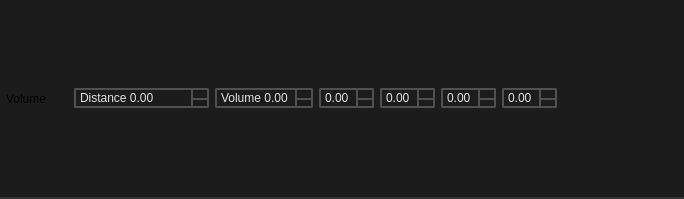
<?xml version="1.0" encoding="UTF-8"?>
<ui version="4.0">
 <class>PropertyWidet</class>
 <widget class="QWidget" name="PropertyWidet">
  <property name="geometry">
   <rect>
    <x>0</x>
    <y>0</y>
    <width>684</width>
    <height>199</height>
   </rect>
  </property>
  <property name="minimumSize">
   <size>
    <width>0</width>
    <height>48</height>
   </size>
  </property>
  <property name="maximumSize">
   <size>
    <width>16777215</width>
    <height>169999</height>
   </size>
  </property>
  <property name="windowTitle">
   <string>Form</string>
  </property>
  <property name="styleSheet">
   <string notr="true"/>
  </property>
  <layout class="QHBoxLayout" name="horizontalLayout">
   <property name="spacing">
    <number>0</number>
   </property>
   <property name="leftMargin">
    <number>0</number>
   </property>
   <property name="topMargin">
    <number>0</number>
   </property>
   <property name="rightMargin">
    <number>0</number>
   </property>
   <property name="bottomMargin">
    <number>0</number>
   </property>
   <item>
    <widget class="QFrame" name="frame">
     <property name="styleSheet">
      <string notr="true">.QFrame {
    font: 580 10pt &quot;Segoe UI&quot;;
    border: 2px solid black;
    border-radius: 0px;
    border-left: 0px;
    border-right: 0px;
	border-top: 0px;
    border-color: rgba(50, 50, 50, 255);
    padding: 8px;
    padding-left: 6px;
    padding-right: 6px;
    color: #E3E3E3;
    background-color: #1C1C1C;
}

.QFrame::hover {
}
.QFrame::selected {
    background-color: #414956;
}</string>
     </property>
     <property name="frameShape">
      <enum>QFrame::StyledPanel</enum>
     </property>
     <property name="frameShadow">
      <enum>QFrame::Raised</enum>
     </property>
     <property name="lineWidth">
      <number>0</number>
     </property>
     <layout class="QHBoxLayout" name="horizontalLayout_2">
      <property name="spacing">
       <number>16</number>
      </property>
      <property name="leftMargin">
       <number>0</number>
      </property>
      <property name="topMargin">
       <number>0</number>
      </property>
      <property name="rightMargin">
       <number>0</number>
      </property>
      <property name="bottomMargin">
       <number>0</number>
      </property>
      <item>
       <widget class="QLabel" name="label">
        <property name="styleSheet">
         <string notr="true">border:0px;
background-color: rgba(255, 255, 255, 0);</string>
        </property>
        <property name="text">
         <string>Volume</string>
        </property>
       </widget>
      </item>
      <item>
       <widget class="QFrame" name="frame_2">
        <property name="styleSheet">
         <string notr="true">.QFrame {
    font: 580 10pt &quot;Segoe UI&quot;;
    border: 2px solid black;
    border-radius: 0px;
    border-left: 0px;
    border-right: 0px;
	border-top: 0px;
border-bottom: 0px;
    border-color: rgba(50, 50, 50, 255);
    padding: 8px;
    padding-left: 6px;
    padding-right: 6px;
    color: #E3E3E3;
    background-color: #1C1C1C;
}

.QFrame::hover {
}
.QFrame::selected {
    background-color: #414956;
}</string>
        </property>
        <property name="frameShape">
         <enum>QFrame::StyledPanel</enum>
        </property>
        <property name="frameShadow">
         <enum>QFrame::Raised</enum>
        </property>
        <layout class="QVBoxLayout" name="verticalLayout">
         <property name="spacing">
          <number>6</number>
         </property>
         <property name="leftMargin">
          <number>0</number>
         </property>
         <property name="topMargin">
          <number>0</number>
         </property>
         <property name="rightMargin">
          <number>0</number>
         </property>
         <property name="bottomMargin">
          <number>0</number>
         </property>
         <item>
          <widget class="QFrame" name="frame_3">
           <property name="frameShape">
            <enum>QFrame::StyledPanel</enum>
           </property>
           <property name="frameShadow">
            <enum>QFrame::Raised</enum>
           </property>
           <layout class="QHBoxLayout" name="horizontalLayout_3">
            <property name="leftMargin">
             <number>0</number>
            </property>
            <property name="topMargin">
             <number>0</number>
            </property>
            <property name="rightMargin">
             <number>0</number>
            </property>
            <property name="bottomMargin">
             <number>0</number>
            </property>
            <item>
             <widget class="QDoubleSpinBox" name="distance">
              <property name="styleSheet">
               <string notr="true">QDoubleSpinBox {
    font: 580 10pt &quot;Segoe UI&quot;;
    border: 2px solid black;
    border-radius: 2px;
    border-color: rgba(80, 80, 80, 255);
    padding-left: 2px;
    padding-right: 2px;
    color: #E3E3E3;
    background-color: #1C1C1C;
}

QDoubleSpinBox:focus {
}

QDoubleSpinBox:hover {
}

QDoubleSpinBox:pressed {
	background-color: #121212;
}

QDoubleSpinBox::up-button {
    border: 0px solid black;
    subcontrol-origin: border;
    subcontrol-position: top right;
    border-left: 2px solid black;
    border-bottom: 0px solid black;
    border-top-right-radius: 2px;
    border-color: rgba(80, 80, 80, 255);
	width:16px;
    margin:0px;
}

QDoubleSpinBox::up-arrow {
    image: url(://icons/arrow_drop_up_24dp_9D9D9D_FILL0_wght400_GRAD0_opsz24.svg);
    width: 20px;
    height: 20px;
}

QDoubleSpinBox::down-button {
    subcontrol-origin: border;
    subcontrol-position: bottom right;
	border: 0px solid black;
    border-left: 2px solid black;
    border-top: 2px solid black;
border-bottom-right-radius: 2px;
    border-color: rgba(80, 80, 80, 255);
	width:16px;
    margin:0px;
}

QDoubleSpinBox::down-arrow {
    image: url(://icons/arrow_drop_down_16dp.svg);
    width: 20px;
    height: 20px;
}</string>
              </property>
              <property name="specialValueText">
               <string/>
              </property>
              <property name="prefix">
               <string>Distance </string>
              </property>
              <property name="decimals">
               <number>2</number>
              </property>
              <property name="minimum">
               <double>-19999.900000000001455</double>
              </property>
              <property name="maximum">
               <double>19999.900000000001455</double>
              </property>
              <property name="singleStep">
               <double>0.100000000000000</double>
              </property>
             </widget>
            </item>
            <item>
             <widget class="QDoubleSpinBox" name="volume">
              <property name="styleSheet">
               <string notr="true">QDoubleSpinBox {
    font: 580 10pt &quot;Segoe UI&quot;;
    border: 2px solid black;
    border-radius: 2px;
    border-color: rgba(80, 80, 80, 255);
    padding-left: 2px;
    padding-right: 2px;
    color: #E3E3E3;
    background-color: #1C1C1C;
}

QDoubleSpinBox:focus {
}

QDoubleSpinBox:hover {
}

QDoubleSpinBox:pressed {
	background-color: #121212;
}

QDoubleSpinBox::up-button {
    border: 0px solid black;
    subcontrol-origin: border;
    subcontrol-position: top right;
    border-left: 2px solid black;
    border-bottom: 0px solid black;
    border-top-right-radius: 2px;
    border-color: rgba(80, 80, 80, 255);
	width:16px;
    margin:0px;
}

QDoubleSpinBox::up-arrow {
    image: url(://icons/arrow_drop_up_24dp_9D9D9D_FILL0_wght400_GRAD0_opsz24.svg);
    width: 20px;
    height: 20px;
}

QDoubleSpinBox::down-button {
    subcontrol-origin: border;
    subcontrol-position: bottom right;
	border: 0px solid black;
    border-left: 2px solid black;
    border-top: 2px solid black;
border-bottom-right-radius: 2px;
    border-color: rgba(80, 80, 80, 255);
	width:16px;
    margin:0px;
}

QDoubleSpinBox::down-arrow {
    image: url(://icons/arrow_drop_down_16dp.svg);
    width: 20px;
    height: 20px;
}</string>
              </property>
              <property name="prefix">
               <string>Volume </string>
              </property>
              <property name="decimals">
               <number>2</number>
              </property>
              <property name="minimum">
               <double>0.000000000000000</double>
              </property>
              <property name="maximum">
               <double>1.000000000000000</double>
              </property>
              <property name="singleStep">
               <double>0.100000000000000</double>
              </property>
             </widget>
            </item>
            <item>
             <widget class="QDoubleSpinBox" name="volume_2">
              <property name="styleSheet">
               <string notr="true">QDoubleSpinBox {
    font: 580 10pt &quot;Segoe UI&quot;;
    border: 2px solid black;
    border-radius: 2px;
    border-color: rgba(80, 80, 80, 255);
    padding-left: 2px;
    padding-right: 2px;
    color: #E3E3E3;
    background-color: #1C1C1C;
}

QDoubleSpinBox:focus {
}

QDoubleSpinBox:hover {
}

QDoubleSpinBox:pressed {
	background-color: #121212;
}

QDoubleSpinBox::up-button {
    border: 0px solid black;
    subcontrol-origin: border;
    subcontrol-position: top right;
    border-left: 2px solid black;
    border-bottom: 0px solid black;
    border-top-right-radius: 2px;
    border-color: rgba(80, 80, 80, 255);
	width:16px;
    margin:0px;
}

QDoubleSpinBox::up-arrow {
    image: url(://icons/arrow_drop_up_24dp_9D9D9D_FILL0_wght400_GRAD0_opsz24.svg);
    width: 20px;
    height: 20px;
}

QDoubleSpinBox::down-button {
    subcontrol-origin: border;
    subcontrol-position: bottom right;
	border: 0px solid black;
    border-left: 2px solid black;
    border-top: 2px solid black;
border-bottom-right-radius: 2px;
    border-color: rgba(80, 80, 80, 255);
	width:16px;
    margin:0px;
}

QDoubleSpinBox::down-arrow {
    image: url(://icons/arrow_drop_down_16dp.svg);
    width: 20px;
    height: 20px;
}</string>
              </property>
              <property name="prefix">
               <string/>
              </property>
              <property name="decimals">
               <number>2</number>
              </property>
              <property name="minimum">
               <double>0.000000000000000</double>
              </property>
              <property name="maximum">
               <double>1.000000000000000</double>
              </property>
              <property name="singleStep">
               <double>0.100000000000000</double>
              </property>
             </widget>
            </item>
            <item>
             <widget class="QDoubleSpinBox" name="volume_4">
              <property name="styleSheet">
               <string notr="true">QDoubleSpinBox {
    font: 580 10pt &quot;Segoe UI&quot;;
    border: 2px solid black;
    border-radius: 2px;
    border-color: rgba(80, 80, 80, 255);
    padding-left: 2px;
    padding-right: 2px;
    color: #E3E3E3;
    background-color: #1C1C1C;
}

QDoubleSpinBox:focus {
}

QDoubleSpinBox:hover {
}

QDoubleSpinBox:pressed {
	background-color: #121212;
}

QDoubleSpinBox::up-button {
    border: 0px solid black;
    subcontrol-origin: border;
    subcontrol-position: top right;
    border-left: 2px solid black;
    border-bottom: 0px solid black;
    border-top-right-radius: 2px;
    border-color: rgba(80, 80, 80, 255);
	width:16px;
    margin:0px;
}

QDoubleSpinBox::up-arrow {
    image: url(://icons/arrow_drop_up_24dp_9D9D9D_FILL0_wght400_GRAD0_opsz24.svg);
    width: 20px;
    height: 20px;
}

QDoubleSpinBox::down-button {
    subcontrol-origin: border;
    subcontrol-position: bottom right;
	border: 0px solid black;
    border-left: 2px solid black;
    border-top: 2px solid black;
border-bottom-right-radius: 2px;
    border-color: rgba(80, 80, 80, 255);
	width:16px;
    margin:0px;
}

QDoubleSpinBox::down-arrow {
    image: url(://icons/arrow_drop_down_16dp.svg);
    width: 20px;
    height: 20px;
}</string>
              </property>
              <property name="prefix">
               <string/>
              </property>
              <property name="decimals">
               <number>2</number>
              </property>
              <property name="minimum">
               <double>0.000000000000000</double>
              </property>
              <property name="maximum">
               <double>1.000000000000000</double>
              </property>
              <property name="singleStep">
               <double>0.100000000000000</double>
              </property>
             </widget>
            </item>
            <item>
             <widget class="QDoubleSpinBox" name="volume_3">
              <property name="styleSheet">
               <string notr="true">QDoubleSpinBox {
    font: 580 10pt &quot;Segoe UI&quot;;
    border: 2px solid black;
    border-radius: 2px;
    border-color: rgba(80, 80, 80, 255);
    padding-left: 2px;
    padding-right: 2px;
    color: #E3E3E3;
    background-color: #1C1C1C;
}

QDoubleSpinBox:focus {
}

QDoubleSpinBox:hover {
}

QDoubleSpinBox:pressed {
	background-color: #121212;
}

QDoubleSpinBox::up-button {
    border: 0px solid black;
    subcontrol-origin: border;
    subcontrol-position: top right;
    border-left: 2px solid black;
    border-bottom: 0px solid black;
    border-top-right-radius: 2px;
    border-color: rgba(80, 80, 80, 255);
	width:16px;
    margin:0px;
}

QDoubleSpinBox::up-arrow {
    image: url(://icons/arrow_drop_up_24dp_9D9D9D_FILL0_wght400_GRAD0_opsz24.svg);
    width: 20px;
    height: 20px;
}

QDoubleSpinBox::down-button {
    subcontrol-origin: border;
    subcontrol-position: bottom right;
	border: 0px solid black;
    border-left: 2px solid black;
    border-top: 2px solid black;
border-bottom-right-radius: 2px;
    border-color: rgba(80, 80, 80, 255);
	width:16px;
    margin:0px;
}

QDoubleSpinBox::down-arrow {
    image: url(://icons/arrow_drop_down_16dp.svg);
    width: 20px;
    height: 20px;
}</string>
              </property>
              <property name="prefix">
               <string/>
              </property>
              <property name="decimals">
               <number>2</number>
              </property>
              <property name="minimum">
               <double>0.000000000000000</double>
              </property>
              <property name="maximum">
               <double>1.000000000000000</double>
              </property>
              <property name="singleStep">
               <double>0.100000000000000</double>
              </property>
             </widget>
            </item>
            <item>
             <widget class="QDoubleSpinBox" name="volume_5">
              <property name="styleSheet">
               <string notr="true">QDoubleSpinBox {
    font: 580 10pt &quot;Segoe UI&quot;;
    border: 2px solid black;
    border-radius: 2px;
    border-color: rgba(80, 80, 80, 255);
    padding-left: 2px;
    padding-right: 2px;
    color: #E3E3E3;
    background-color: #1C1C1C;
}

QDoubleSpinBox:focus {
}

QDoubleSpinBox:hover {
}

QDoubleSpinBox:pressed {
	background-color: #121212;
}

QDoubleSpinBox::up-button {
    border: 0px solid black;
    subcontrol-origin: border;
    subcontrol-position: top right;
    border-left: 2px solid black;
    border-bottom: 0px solid black;
    border-top-right-radius: 2px;
    border-color: rgba(80, 80, 80, 255);
	width:16px;
    margin:0px;
}

QDoubleSpinBox::up-arrow {
    image: url(://icons/arrow_drop_up_24dp_9D9D9D_FILL0_wght400_GRAD0_opsz24.svg);
    width: 20px;
    height: 20px;
}

QDoubleSpinBox::down-button {
    subcontrol-origin: border;
    subcontrol-position: bottom right;
	border: 0px solid black;
    border-left: 2px solid black;
    border-top: 2px solid black;
border-bottom-right-radius: 2px;
    border-color: rgba(80, 80, 80, 255);
	width:16px;
    margin:0px;
}

QDoubleSpinBox::down-arrow {
    image: url(://icons/arrow_drop_down_16dp.svg);
    width: 20px;
    height: 20px;
}</string>
              </property>
              <property name="prefix">
               <string/>
              </property>
              <property name="decimals">
               <number>2</number>
              </property>
              <property name="minimum">
               <double>0.000000000000000</double>
              </property>
              <property name="maximum">
               <double>1.000000000000000</double>
              </property>
              <property name="singleStep">
               <double>0.100000000000000</double>
              </property>
             </widget>
            </item>
           </layout>
          </widget>
         </item>
        </layout>
       </widget>
      </item>
      <item>
       <spacer name="horizontalSpacer">
        <property name="orientation">
         <enum>Qt::Horizontal</enum>
        </property>
        <property name="sizeHint" stdset="0">
         <size>
          <width>40</width>
          <height>20</height>
         </size>
        </property>
       </spacer>
      </item>
     </layout>
    </widget>
   </item>
  </layout>
 </widget>
 <resources/>
 <connections/>
</ui>
